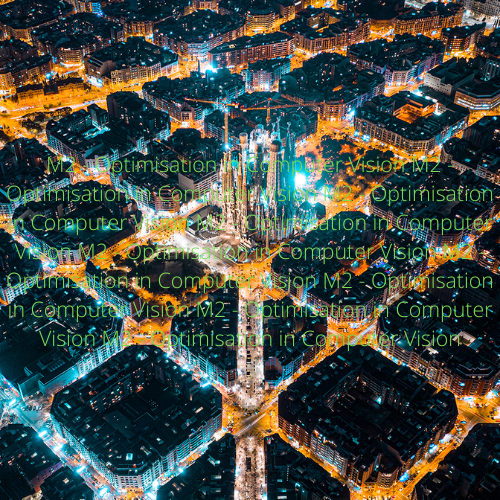
#> input picture images/example/night_toRestore.png, 500 x 500 px, found by its file name
$ jupyter execute --allow-errors get_masks.ipynb
#> lines starting #> are read from the running program, lines starting #| are printed output that depends on the picture; after the words box and inside, x2 and y2 are one past the last pixel; in counts of white or black regions, pixels touching at a corner belong together
[cell 1]
import cv2 as cv2
import numpy as np
from matplotlib import pyplot as plt
img = cv2.imread('4.png',0)
ret,thresh1 = cv2.threshold(img,0,255,cv2.THRESH_BINARY+cv2.THRESH_OTSU)
#> ret = 0

#> (the rest of this cell did not finish here and is left out)

[cell 2]
import cv2
import numpy as np

## Read
img = cv2.imread("2.png")

## convert to hsv
#> (the rest of this cell did not finish here and is left out)

[cell 3]
import cv2
import numpy as np

## Read
img = cv2.imread("4.png")

## convert to hsv
#> (the rest of this cell did not finish here and is left out)

[cell 4]
import cv2
import numpy as np

## Read
img = cv2.imread("night_toRestore.png")
#> img is the input picture: shape (500, 500, 3); mean B, G, R 70, 76.8, 67.7

## convert to hsv
hsv = cv2.cvtColor(img, cv2.COLOR_BGR2HSV)
#> hsv: shape (500, 500, 3); mean H, S, V 81.4, 171, 98.4

## mask of green (36,25,25) ~ (86, 255,255)
# mask = cv2.inRange(hsv, (36, 25, 25), (86, 255,255))
mask = cv2.inRange(hsv, (36, 100, 100), (60, 255,255))
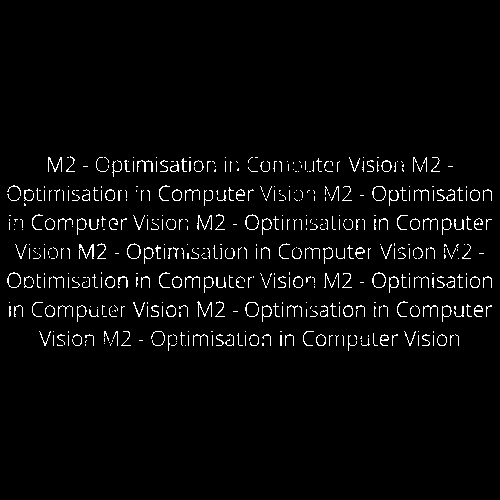
#> mask: shape (500, 500); 3.2% white in thin lines or dots, all inside (x1, y1, x2, y2) = (7, 156, 492, 351)

## slice the green
imask = mask>0
green = np.zeros_like(img, np.uint8)
green[imask] = img[imask]
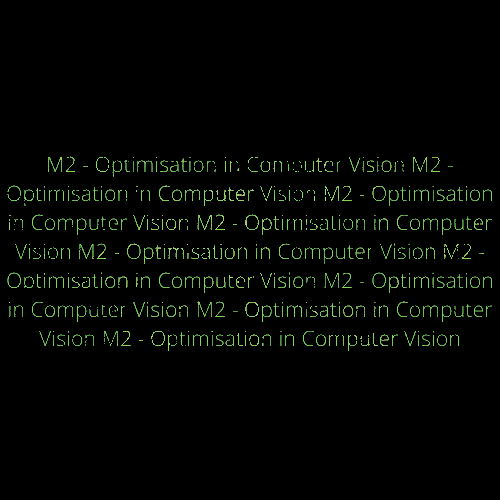
#> green: shape (500, 500, 3); mean B, G, R 2.6, 5.8, 3.6

kernel = np.ones((2, 2), np.uint8)

img_dilation = cv2.dilate(mask, kernel, iterations=1)
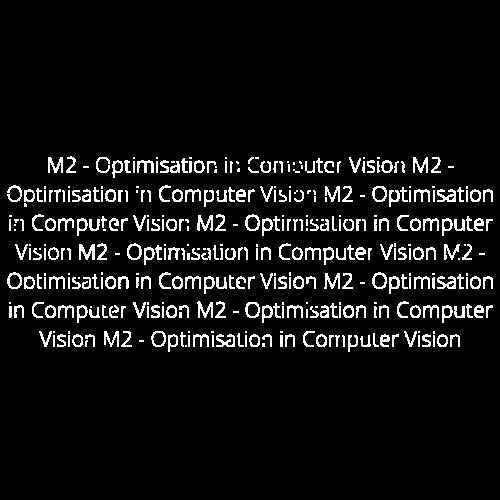
#> img_dilation: shape (500, 500); 6.9% white in thin lines or dots, all inside (x1, y1, x2, y2) = (7, 156, 493, 352)


## save
cv2.imwrite("night_mask.png", img_dilation)
#> Out = True
